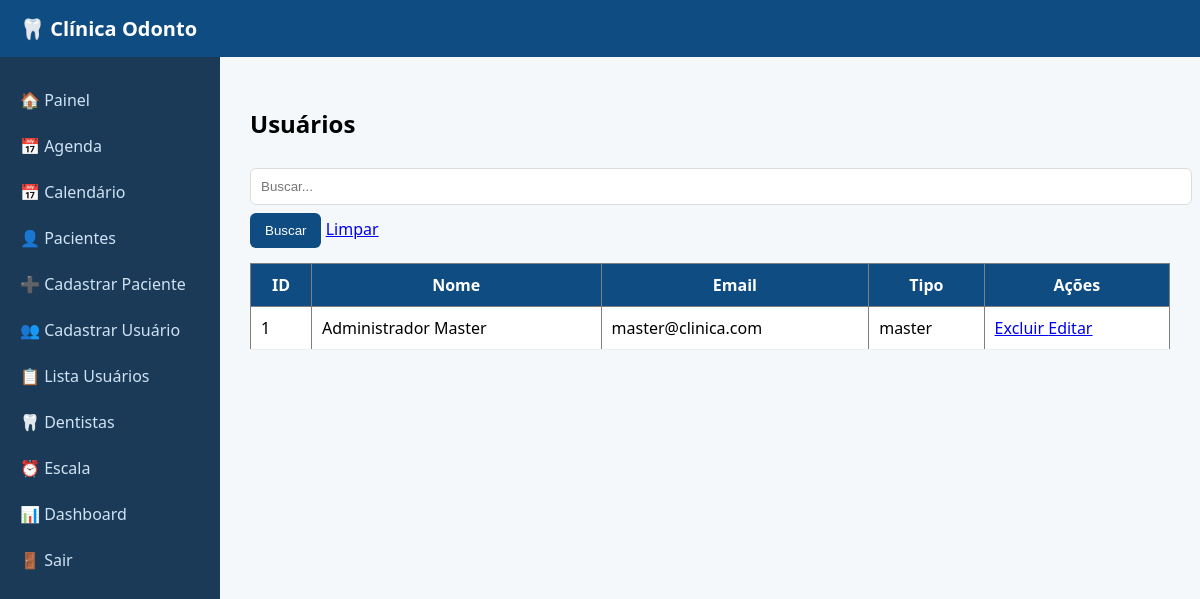
Screenshot of /usuarios/lista (signed in) with the database file from the repository.
### tables this page shows
CREATE TABLE usuarios (
            id INTEGER PRIMARY KEY AUTOINCREMENT,
            nome TEXT,
            email TEXT UNIQUE,
            senha TEXT,
            tipo TEXT,
            especialidade TEXT,
            cro TEXT
        );

### routes/auth.py (the view)
@auth.route('/usuarios/lista')
@tipo_required(['master'])
def lista_usuarios():
    conn = get_db_connection()
    cur = conn.cursor()
    cur.execute("SELECT * FROM usuarios WHERE tipo != 'cliente'")
    rows = cur.fetchall()
    usuarios = rows_as_dicts(rows, cur) if is_postgres() else rows
    conn.close()
    return render_template('lista_usuarios.html', usuarios=usuarios, busca='')

### db.py (called while the page is built)
def get_db_connection():
    if DATABASE_URL:
        import psycopg2
        import psycopg2.extras
        conn = psycopg2.connect(DATABASE_URL)
        conn.autocommit = False
        return conn
    else:
        conn = sqlite3.connect('database.db')
        conn.row_factory = sqlite3.Row
        return conn

def is_postgres():
    return bool(DATABASE_URL)

### routes/utils.py (called while the page is built)
def tipo_required(tipos_permitidos):
    def decorator(func):
        @wraps(func)
        def wrapper(*args, **kwargs):
            if 'usuario_tipo' not in session:
                return redirect('/login')
            if session['usuario_tipo'] not in tipos_permitidos:
                return "<h1>Acesso negado</h1>"
            return func(*args, **kwargs)
        return wrapper
    return decorator

### templates/lista_usuarios.html
{% extends "base.html" %}
{% block content %}
<h2>Usuários</h2>
<form method="GET">
    <input name="busca" placeholder="Buscar..." value="{{ busca }}">
    <button type="submit">Buscar</button>
    <a href="/usuarios/lista">Limpar</a>
</form>
<table border="1">
    <tr>
        <th>ID</th>
        <th>Nome</th>
        <th>Email</th>
        <th>Tipo</th>
        <th>Ações</th>
    </tr>
    {% for u in usuarios %}
    <tr>
        <td>{{ u.id }}</td>
        <td>{{ u.nome }}</td>
        <td>{{ u.email }}</td>
        <td>{{ u.tipo }}</td>
        <td>
            <a href="/usuarios/excluir/{{ u.id }}"
               onclick="return confirm('Tem certeza?')">
               Excluir
            </a>
            <a href="/usuarios/editar/{{ u.id }}">Editar</a>
        </td>
    </tr>
    {% endfor %}
</table>
{% endblock %}

### static/style.css (style rules this page uses)
body { margin: 0; font-family: 'Segoe UI', Arial; background: #f4f8fb; }
input, select, textarea { width: 100%; padding: 10px; margin: 8px 0; border: 1px solid #dcdcdc; border-radius: 6px; }
button { background: #0f4c81; color: white; border: none; padding: 10px 15px; border-radius: 6px; cursor: pointer; }
table { width: 100%; border-collapse: collapse; margin-top: 15px; background: white; }
th { background: #0f4c81; color: white; padding: 10px; }
td { padding: 10px; border-bottom: 1px solid #eee; }

### rows the page displays
usuarios: id "1", nome "Administrador Master", email "master@clinica.com", tipo "master"
